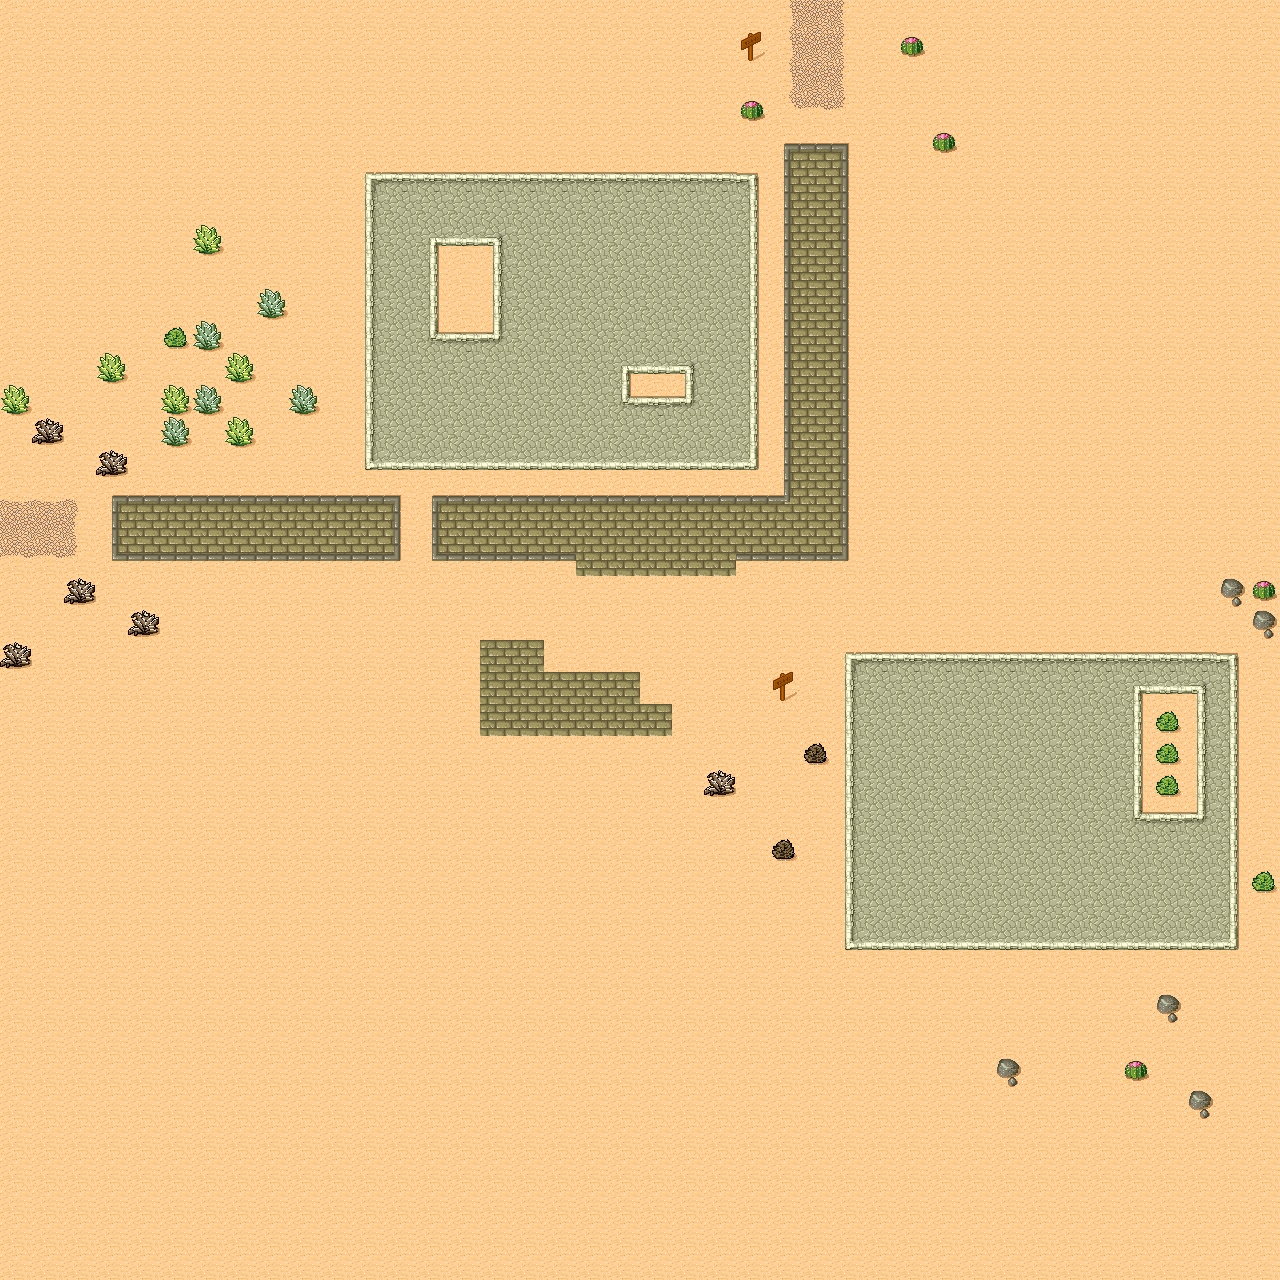

Tiled map render using the project's own tile images. Description and the map definition, with tile-layer contents summarised, below:
An orthogonal 40x40 tile map with 32x32 px tiles, 1 tile layer (Ground) and 1 object.

<map version="1.2" tiledversion="1.3.2" orientation="orthogonal" renderorder="right-down" compressionlevel="0" width="40" height="40" tilewidth="32" tileheight="32" infinite="0" nextlayerid="2" nextobjectid="1">
 <tileset firstgid="1" name="Desert" tilewidth="32" tileheight="32" spacing="1" margin="1" tilecount="48" columns="8">
  <image source="tmw_desert_spacing.png" width="265" height="199" />
  <terraintypes>
   <terrain name="Desert" tile="29" />
   <terrain name="Brick" tile="9" />
   <terrain name="Cobblestone" tile="33" />
   <terrain name="Dirt" tile="14" />
  </terraintypes>
  <tile id="0" terrain="0,0,0,1" />
  <tile id="1" terrain="0,0,1,1" />
  <tile id="2" terrain="0,0,1,0" />
  <tile id="3" terrain="3,3,3,0" />
  <tile id="4" terrain="3,3,0,3" />
  <tile id="5" terrain="0,0,0,3" />
  <tile id="6" terrain="0,0,3,3" />
  <tile id="7" terrain="0,0,3,0" />
  <tile id="8" terrain="0,1,0,1" />
  <tile id="9" terrain="1,1,1,1">
   <objectgroup draworder="index" id="3">
    <object id="3" x="0.349905" y="0.559848" width="31.2815" height="31.0716" />
   </objectgroup>
  </tile>
  <tile id="10" terrain="1,0,1,0" />
  <tile id="11" terrain="3,0,3,3" />
  <tile id="12" terrain="0,3,3,3" />
  <tile id="13" terrain="0,3,0,3" />
  <tile id="14" terrain="3,3,3,3" />
  <tile id="15" terrain="3,0,3,0" />
  <tile id="16" terrain="0,1,0,0" />
  <tile id="17" terrain="1,1,0,0" />
  <tile id="18" terrain="1,0,0,0" />
  <tile id="19" terrain="1,1,1,0" />
  <tile id="20" terrain="1,1,0,1" />
  <tile id="21" terrain="0,3,0,0" />
  <tile id="22" terrain="3,3,0,0" />
  <tile id="23" terrain="3,0,0,0" />
  <tile id="24" terrain="0,0,0,2" />
  <tile id="25" terrain="0,0,2,2" />
  <tile id="26" terrain="0,0,2,0" />
  <tile id="27" terrain="1,0,1,1" />
  <tile id="28" terrain="0,1,1,1" />
  <tile id="29" terrain="0,0,0,0" />
  <tile id="30" terrain="0,0,0,0" probability="0.01" />
  <tile id="31" terrain="0,0,0,0" probability="0.01" />
  <tile id="32" terrain="0,2,0,2" />
  <tile id="33" terrain="2,2,2,2" />
  <tile id="34" terrain="2,0,2,0" />
  <tile id="35" terrain="2,2,2,0" />
  <tile id="36" terrain="2,2,0,2" />
  <tile id="37" terrain="0,0,0,0" probability="0.01" />
  <tile id="38" terrain="0,0,0,0" probability="0.01" />
  <tile id="39" terrain="0,0,0,0" probability="0.01" />
  <tile id="40" terrain="0,2,0,0" />
  <tile id="41" terrain="2,2,0,0" />
  <tile id="42" terrain="2,0,0,0" />
  <tile id="43" terrain="2,0,2,2" />
  <tile id="44" terrain="0,2,2,2" />
  <tile id="45" terrain="0,0,0,0" probability="0" />
  <tile id="46" terrain="0,0,0,0" probability="0.01" />
  <tile id="47" terrain="0,0,0,0" probability="0.01" />
  <wangsets>
   <wangset name="Desert" tile="5">
    <wangcornercolor name="Brick" color="#c17d11" tile="9" probability="1" />
    <wangcornercolor name="Cobblestone" color="#8ae234" tile="33" probability="1" />
    <wangcornercolor name="Desert" color="#c4a000" tile="29" probability="1" />
    <wangcornercolor name="Dirt" color="#ff7700" tile="14" probability="1" />
    <wangtile tileid="0" wangid="0x30301030" />
    <wangtile tileid="1" wangid="0x30101030" />
    <wangtile tileid="2" wangid="0x30103030" />
    <wangtile tileid="3" wangid="0x40403040" />
    <wangtile tileid="4" wangid="0x40304040" />
    <wangtile tileid="5" wangid="0x30304030" />
    <wangtile tileid="6" wangid="0x30404030" />
    <wangtile tileid="7" wangid="0x30403030" />
    <wangtile tileid="8" wangid="0x30301010" />
    <wangtile tileid="9" wangid="0x10101010" />
    <wangtile tileid="10" wangid="0x10103030" />
    <wangtile tileid="11" wangid="0x40404030" />
    <wangtile tileid="12" wangid="0x30404040" />
    <wangtile tileid="13" wangid="0x30304040" />
    <wangtile tileid="14" wangid="0x40404040" />
    <wangtile tileid="15" wangid="0x40403030" />
    <wangtile tileid="16" wangid="0x30303010" />
    <wangtile tileid="17" wangid="0x10303010" />
    <wangtile tileid="18" wangid="0x10303030" />
    <wangtile tileid="19" wangid="0x10103010" />
    <wangtile tileid="20" wangid="0x10301010" />
    <wangtile tileid="21" wangid="0x30303040" />
    <wangtile tileid="22" wangid="0x40303040" />
    <wangtile tileid="23" wangid="0x40303030" />
    <wangtile tileid="24" wangid="0x30302030" />
    <wangtile tileid="25" wangid="0x30202030" />
    <wangtile tileid="26" wangid="0x30203030" />
    <wangtile tileid="27" wangid="0x10101030" />
    <wangtile tileid="28" wangid="0x30101010" />
    <wangtile tileid="29" wangid="0x30303030" />
    <wangtile tileid="32" wangid="0x30302020" />
    <wangtile tileid="33" wangid="0x20202020" />
    <wangtile tileid="34" wangid="0x20203030" />
    <wangtile tileid="35" wangid="0x20203020" />
    <wangtile tileid="36" wangid="0x20302020" />
    <wangtile tileid="40" wangid="0x30303020" />
    <wangtile tileid="41" wangid="0x20303020" />
    <wangtile tileid="42" wangid="0x20303030" />
    <wangtile tileid="43" wangid="0x20202030" />
    <wangtile tileid="44" wangid="0x30202020" />
   </wangset>
  </wangsets>
 </tileset>
 <layer id="1" name="Ground" width="40" height="40">
  <data>[1600 cells, 1600 non-empty, 40 distinct tile ids]</data>
 </layer>
</map>
